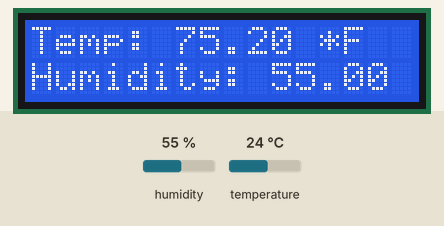
Bench run of a sketch on a simulated Arduino Uno, built with avr-gcc and run on an emulated ATmega328P. On the bench: 16×2 character LCD. The test bench sets the inputs (shaded band); at power-on: humidity 55 %, temperature 24 °C. What the sketch prints to the serial monitor is not drawn.

Above: at 1.2 s.
1.3 s: humidity set to 22 %
At 2.5 s:
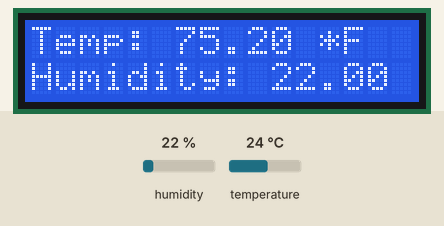
4.6 s: temperature set to 12 °C
At 6.6 s:
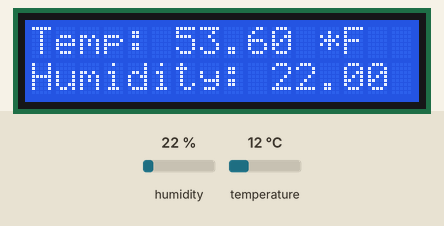
7.7 s: humidity set to 40 %
At 8.7 s:
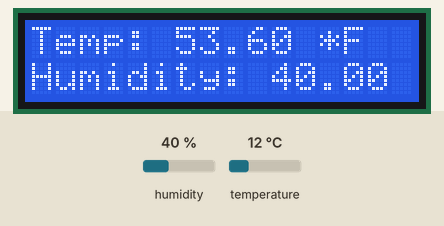
10.5 s: temperature set to 19 °C
At 12.7 s:
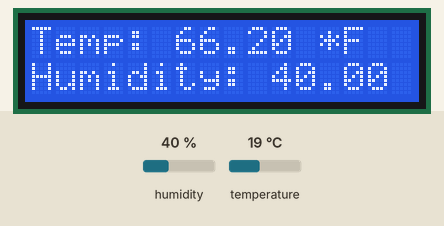
Timing chart, 0 to 14.2 s (numbered marks = the images above; inputs shaded):
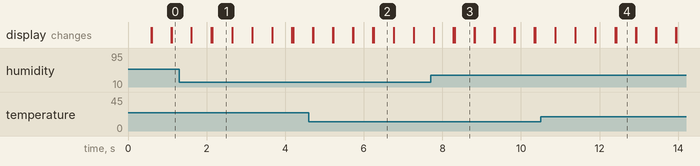

Measured:
- after the input at 1.3 s, the display: first differs from a run without the input after 0.85 s (image 1)
- after the input at 4.6 s, the display: first differs from a run without the input after 1.7 s (image 2)
- after the input at 7.7 s, the display: first differs from a run without the input after 0.61 s (image 3)
- after the input at 10.5 s, the display: first differs from a run without the input after 1.9 s (image 4)
- what the display in image 1 shows lasts 0.5 s, from 2.1 s to 2.6 s

The sketch:

thermLCD.ino.ino
```cpp
#include <LiquidCrystal.h>
#include <DHT.h>
#define Type DHT11

//setup LCD pins
int rs=7;
int en=8;
int d4=9;
int d5=10;
int d6=11;
int d7=12;
LiquidCrystal lcd(rs,en,d4,d5,d6,d7);

//setup DHT sensor pins and variables
int sensPin=2;
DHT HT(sensPin,Type);
float humid;
float tempF;

int dt = 500;

void setup() {
  Serial.begin(9600);
  lcd.begin(16,2);
  HT.begin();
}

void loop() {
  humid = HT.readHumidity();
  tempF = HT.readTemperature(true);

  lcd.setCursor(0,0);
  lcd.print("Temp: ");
  lcd.print(tempF);
  lcd.print(" *F");
  lcd.setCursor(0,1);
  lcd.print("Humidity: ");
  lcd.print(humid);

  Serial.print("TempF: ");
  Serial.print(tempF);
  Serial.print(" Humidity: ");
  Serial.println(humid);

  delay(dt);
  lcd.clear();

}
```
